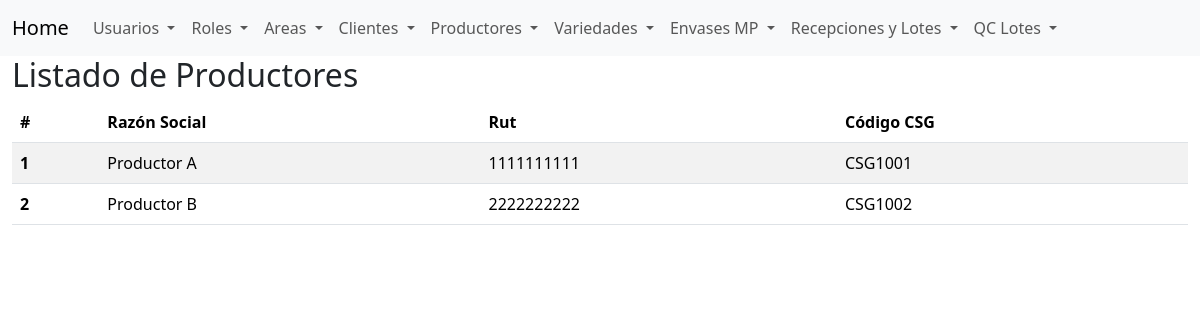
/list_growers (signed in), run on the app's committed database.
### app/models.py (models this page shows, shortened)
class Grower(BaseModel):
    __tablename__ = 'growers'
    name = db.Column(db.String(128), nullable=False)
    tax_id = db.Column(db.String(10), nullable=False, unique=True)
    csg_code = db.Column(db.String(10), default=0, nullable=False)
    is_active = db.Column(db.Boolean, default=True, nullable=False)

### app/routes.py (the view)
@app.route('/list_growers')
@login_required
def list_growers():
    growers = Grower.query.all()
    return render_template('list_growers.html', growers=growers)

### app/models.py (called while the page is built)
@login_manager.user_loader
def load_user(user_id):
    return User.query.get(int(user_id))

    def has_role(self, role_name):
        return any(role.name == role_name for role in self.roles)

### app/templates/list_growers.html
{% extends "base.html" %}
{% block content %}
<h2>Listado de Productores</h2>
<table class="table table-striped">
    <thead>
        <tr>
            <th scope="col">#</th>
            <th scope="col">Razón Social</th>
            <th scope="col">Rut</th>
            <th scope="col">Código CSG</th>
        </tr>
    </thead>
    <tbody>
        {% for grower in growers %}
        <tr>
            <th scope="row">{{ loop.index }}</th>
            <td>{{ grower.name }}</td>
            <td>{{ grower.tax_id }}</td>
            <td>{{ grower.csg_code }}</td>
        </tr>
        {% else %}
        <tr>
            <td colspan="6">No se encontraron productores en la base de datos.</td>
        </tr>
        {% endfor %}
    </tbody>
</table>
{% endblock %}

### data on the page
Grower: name "Productor A", tax_id "1111111111", csg_code "CSG1001"
Grower: name "Productor B", tax_id "2222222222", csg_code "CSG1002"
